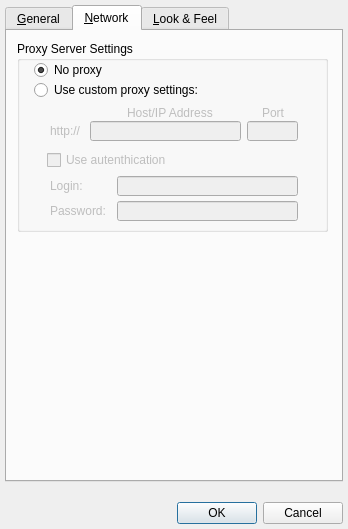
<ui version="4.0" >
 <class>SettingsDialog</class>
 <widget class="QDialog" name="SettingsDialog" >
  <property name="geometry" >
   <rect>
    <x>0</x>
    <y>0</y>
    <width>348</width>
    <height>529</height>
   </rect>
  </property>
  <property name="minimumSize" >
   <size>
    <width>348</width>
    <height>529</height>
   </size>
  </property>
  <property name="maximumSize" >
   <size>
    <width>348</width>
    <height>529</height>
   </size>
  </property>
  <property name="windowTitle" >
   <string>Dialog</string>
  </property>
  <layout class="QVBoxLayout" name="verticalLayout" >
   <property name="spacing" >
    <number>20</number>
   </property>
   <property name="margin" >
    <number>5</number>
   </property>
   <item>
    <widget class="QTabWidget" name="tabWidget" >
     <property name="focusPolicy" >
      <enum>Qt::TabFocus</enum>
     </property>
     <property name="currentIndex" >
      <number>1</number>
     </property>
     <widget class="QWidget" name="tab" >
      <attribute name="title" >
       <string>&amp;General</string>
      </attribute>
     </widget>
     <widget class="QWidget" name="tab_3" >
      <attribute name="title" >
       <string>&amp;Network</string>
      </attribute>
      <widget class="QGroupBox" name="groupBox" >
       <property name="geometry" >
        <rect>
         <x>10</x>
         <y>10</y>
         <width>311</width>
         <height>191</height>
        </rect>
       </property>
       <property name="title" >
        <string>Proxy Server Settings</string>
       </property>
       <widget class="QRadioButton" name="proxyDefaultRadioButton" >
        <property name="geometry" >
         <rect>
          <x>17</x>
          <y>20</y>
          <width>211</width>
          <height>18</height>
         </rect>
        </property>
        <property name="focusPolicy" >
         <enum>Qt::StrongFocus</enum>
        </property>
        <property name="text" >
         <string>No proxy</string>
        </property>
        <property name="checked" >
         <bool>true</bool>
        </property>
       </widget>
       <widget class="QRadioButton" name="proxyCustomRadioButton" >
        <property name="geometry" >
         <rect>
          <x>17</x>
          <y>40</y>
          <width>211</width>
          <height>18</height>
         </rect>
        </property>
        <property name="focusPolicy" >
         <enum>Qt::StrongFocus</enum>
        </property>
        <property name="text" >
         <string>Use custom proxy settings:</string>
        </property>
       </widget>
       <widget class="QFrame" name="proxyCustomSettingsFrame" >
        <property name="enabled" >
         <bool>false</bool>
        </property>
        <property name="geometry" >
         <rect>
          <x>10</x>
          <y>60</y>
          <width>291</width>
          <height>121</height>
         </rect>
        </property>
        <property name="frameShape" >
         <enum>QFrame::NoFrame</enum>
        </property>
        <property name="frameShadow" >
         <enum>QFrame::Raised</enum>
        </property>
        <widget class="QLineEdit" name="proxyHostNameLineEdit" >
         <property name="geometry" >
          <rect>
           <x>63</x>
           <y>20</y>
           <width>151</width>
           <height>20</height>
          </rect>
         </property>
         <property name="minimumSize" >
          <size>
           <width>0</width>
           <height>20</height>
          </size>
         </property>
         <property name="focusPolicy" >
          <enum>Qt::StrongFocus</enum>
         </property>
        </widget>
        <widget class="QLineEdit" name="proxyPortLineEdit" >
         <property name="geometry" >
          <rect>
           <x>220</x>
           <y>20</y>
           <width>51</width>
           <height>20</height>
          </rect>
         </property>
         <property name="minimumSize" >
          <size>
           <width>0</width>
           <height>20</height>
          </size>
         </property>
         <property name="focusPolicy" >
          <enum>Qt::StrongFocus</enum>
         </property>
        </widget>
        <widget class="QLineEdit" name="proxyPassLineEdit" >
         <property name="enabled" >
          <bool>false</bool>
         </property>
         <property name="geometry" >
          <rect>
           <x>90</x>
           <y>100</y>
           <width>181</width>
           <height>20</height>
          </rect>
         </property>
         <property name="minimumSize" >
          <size>
           <width>0</width>
           <height>20</height>
          </size>
         </property>
         <property name="focusPolicy" >
          <enum>Qt::StrongFocus</enum>
         </property>
         <property name="echoMode" >
          <enum>QLineEdit::Password</enum>
         </property>
        </widget>
        <widget class="QLineEdit" name="proxyLoginLineEdit" >
         <property name="enabled" >
          <bool>false</bool>
         </property>
         <property name="geometry" >
          <rect>
           <x>90</x>
           <y>75</y>
           <width>181</width>
           <height>20</height>
          </rect>
         </property>
         <property name="minimumSize" >
          <size>
           <width>0</width>
           <height>20</height>
          </size>
         </property>
         <property name="focusPolicy" >
          <enum>Qt::StrongFocus</enum>
         </property>
        </widget>
        <widget class="QLabel" name="label_3" >
         <property name="geometry" >
          <rect>
           <x>235</x>
           <y>2</y>
           <width>31</width>
           <height>20</height>
          </rect>
         </property>
         <property name="minimumSize" >
          <size>
           <width>0</width>
           <height>20</height>
          </size>
         </property>
         <property name="text" >
          <string>Port</string>
         </property>
        </widget>
        <widget class="QLabel" name="label" >
         <property name="geometry" >
          <rect>
           <x>100</x>
           <y>2</y>
           <width>97</width>
           <height>20</height>
          </rect>
         </property>
         <property name="minimumSize" >
          <size>
           <width>0</width>
           <height>20</height>
          </size>
         </property>
         <property name="text" >
          <string>Host/IP Address</string>
         </property>
        </widget>
        <widget class="QLabel" name="label_2" >
         <property name="enabled" >
          <bool>false</bool>
         </property>
         <property name="geometry" >
          <rect>
           <x>23</x>
           <y>75</y>
           <width>41</width>
           <height>20</height>
          </rect>
         </property>
         <property name="minimumSize" >
          <size>
           <width>0</width>
           <height>20</height>
          </size>
         </property>
         <property name="text" >
          <string>Login:</string>
         </property>
        </widget>
        <widget class="QLabel" name="label_4" >
         <property name="enabled" >
          <bool>false</bool>
         </property>
         <property name="geometry" >
          <rect>
           <x>23</x>
           <y>100</y>
           <width>61</width>
           <height>20</height>
          </rect>
         </property>
         <property name="minimumSize" >
          <size>
           <width>0</width>
           <height>20</height>
          </size>
         </property>
         <property name="text" >
          <string>Password:</string>
         </property>
        </widget>
        <widget class="QLabel" name="label_5" >
         <property name="geometry" >
          <rect>
           <x>23</x>
           <y>20</y>
           <width>41</width>
           <height>20</height>
          </rect>
         </property>
         <property name="minimumSize" >
          <size>
           <width>0</width>
           <height>20</height>
          </size>
         </property>
         <property name="text" >
          <string>http://</string>
         </property>
        </widget>
        <widget class="QCheckBox" name="authenticationCheckBox" >
         <property name="geometry" >
          <rect>
           <x>20</x>
           <y>50</y>
           <width>121</width>
           <height>18</height>
          </rect>
         </property>
         <property name="focusPolicy" >
          <enum>Qt::StrongFocus</enum>
         </property>
         <property name="text" >
          <string>Use autenthication</string>
         </property>
        </widget>
       </widget>
      </widget>
     </widget>
     <widget class="QWidget" name="tab_2" >
      <attribute name="title" >
       <string>&amp;Look &amp;&amp; Feel</string>
      </attribute>
     </widget>
    </widget>
   </item>
   <item>
    <widget class="QDialogButtonBox" name="buttonBox" >
     <property name="focusPolicy" >
      <enum>Qt::TabFocus</enum>
     </property>
     <property name="standardButtons" >
      <set>QDialogButtonBox::Cancel|QDialogButtonBox::Ok</set>
     </property>
    </widget>
   </item>
  </layout>
 </widget>
 <tabstops>
  <tabstop>proxyHostNameLineEdit</tabstop>
  <tabstop>proxyPortLineEdit</tabstop>
  <tabstop>proxyLoginLineEdit</tabstop>
  <tabstop>proxyPassLineEdit</tabstop>
  <tabstop>proxyCustomRadioButton</tabstop>
  <tabstop>tabWidget</tabstop>
  <tabstop>buttonBox</tabstop>
  <tabstop>proxyDefaultRadioButton</tabstop>
 </tabstops>
 <resources/>
 <connections>
  <connection>
   <sender>proxyCustomRadioButton</sender>
   <signal>toggled&lt;java.lang.Boolean></signal>
   <receiver>proxyCustomSettingsFrame</receiver>
   <slot>setEnabled(boolean)</slot>
   <hints>
    <hint type="sourcelabel" >
     <x>89</x>
     <y>88</y>
    </hint>
    <hint type="destinationlabel" >
     <x>57</x>
     <y>110</y>
    </hint>
   </hints>
  </connection>
  <connection>
   <sender>authenticationCheckBox</sender>
   <signal>toggled&lt;java.lang.Boolean></signal>
   <receiver>label_2</receiver>
   <slot>setEnabled(boolean)</slot>
   <hints>
    <hint type="sourcelabel" >
     <x>96</x>
     <y>156</y>
    </hint>
    <hint type="destinationlabel" >
     <x>71</x>
     <y>181</y>
    </hint>
   </hints>
  </connection>
  <connection>
   <sender>authenticationCheckBox</sender>
   <signal>toggled&lt;java.lang.Boolean></signal>
   <receiver>proxyLoginLineEdit</receiver>
   <slot>setEnabled(boolean)</slot>
   <hints>
    <hint type="sourcelabel" >
     <x>114</x>
     <y>155</y>
    </hint>
    <hint type="destinationlabel" >
     <x>137</x>
     <y>185</y>
    </hint>
   </hints>
  </connection>
  <connection>
   <sender>authenticationCheckBox</sender>
   <signal>toggled&lt;java.lang.Boolean></signal>
   <receiver>label_4</receiver>
   <slot>setEnabled(boolean)</slot>
   <hints>
    <hint type="sourcelabel" >
     <x>129</x>
     <y>157</y>
    </hint>
    <hint type="destinationlabel" >
     <x>83</x>
     <y>205</y>
    </hint>
   </hints>
  </connection>
  <connection>
   <sender>authenticationCheckBox</sender>
   <signal>toggled&lt;java.lang.Boolean></signal>
   <receiver>proxyPassLineEdit</receiver>
   <slot>setEnabled(boolean)</slot>
   <hints>
    <hint type="sourcelabel" >
     <x>153</x>
     <y>155</y>
    </hint>
    <hint type="destinationlabel" >
     <x>145</x>
     <y>207</y>
    </hint>
   </hints>
  </connection>
 </connections>
</ui>
